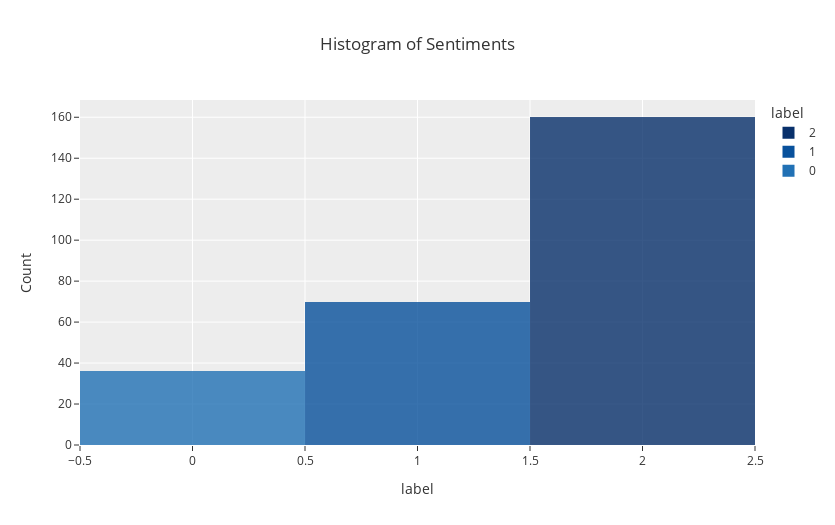

Notebook source saved alongside this figure:
### Code cell
fig = px.histogram(df,
             x = 'label',
             title = 'Histogram of Sentiments',
             template = 'ggplot2',
             color = 'label',
             color_discrete_sequence= px.colors.sequential.Blues_r,
             opacity = 0.8,
             height = 525,
             width = 835,
            )

fig.update_yaxes(title='Count')
fig.show()

### Figure 1 — Plotly figure (JSON) as saved in the notebook; plotly's stock layout.template omitted (floating-point values rounded to 4 significant figures; data arrays with more than 128 entries replaced by an {"elided": "..."} marker saying what was removed)
{"data": [{"alignmentgroup": "True", "bingroup": "x", "hovertemplate": "label=%{x}<br>count=%{y}<extra></extra>", "legendgroup": "2", "marker": {"color": "rgb(8,48,107)", "opacity": 0.8, "pattern": {"shape": ""}}, "name": "2", "offsetgroup": "2", "orientation": "v", "showlegend": true, "type": "histogram", "x": {"elided": "160 int values"}, "xaxis": "x", "yaxis": "y"}, {"alignmentgroup": "True", "bingroup": "x", "hovertemplate": "label=%{x}<br>count=%{y}<extra></extra>", "legendgroup": "1", "marker": {"color": "rgb(8,81,156)", "opacity": 0.8, "pattern": {"shape": ""}}, "name": "1", "offsetgroup": "1", "orientation": "v", "showlegend": true, "type": "histogram", "x": [1, 1, 1, 1, 1, 1, 1, 1, 1, 1, 1, 1, 1, 1, 1, 1, 1, 1, 1, 1, 1, 1, 1, 1, 1, 1, 1, 1, 1, 1, 1, 1, 1, 1, 1, 1, 1, 1, 1, 1, 1, 1, 1, 1, 1, 1, 1, 1, 1, 1, 1, 1, 1, 1, 1, 1, 1, 1, 1, 1, 1, 1, 1, 1, 1, 1, 1, 1, 1, 1], "xaxis": "x", "yaxis": "y"}, {"alignmentgroup": "True", "bingroup": "x", "hovertemplate": "label=%{x}<br>count=%{y}<extra></extra>", "legendgroup": "0", "marker": {"color": "rgb(33,113,181)", "opacity": 0.8, "pattern": {"shape": ""}}, "name": "0", "offsetgroup": "0", "orientation": "v", "showlegend": true, "type": "histogram", "x": [0, 0, 0, 0, 0, 0, 0, 0, 0, 0, 0, 0, 0, 0, 0, 0, 0, 0, 0, 0, 0, 0, 0, 0, 0, 0, 0, 0, 0, 0, 0, 0, 0, 0, 0, 0], "xaxis": "x", "yaxis": "y"}], "layout": {"barmode": "relative", "height": 525, "legend": {"title": {"text": "label"}, "tracegroupgap": 0}, "title": {"text": "Histogram of Sentiments"}, "width": 835, "xaxis": {"anchor": "y", "categoryarray": [2, 1, 0], "categoryorder": "array", "domain": [0, 1], "title": {"text": "label"}}, "yaxis": {"anchor": "x", "domain": [0, 1], "title": {"text": "Count"}}}}
